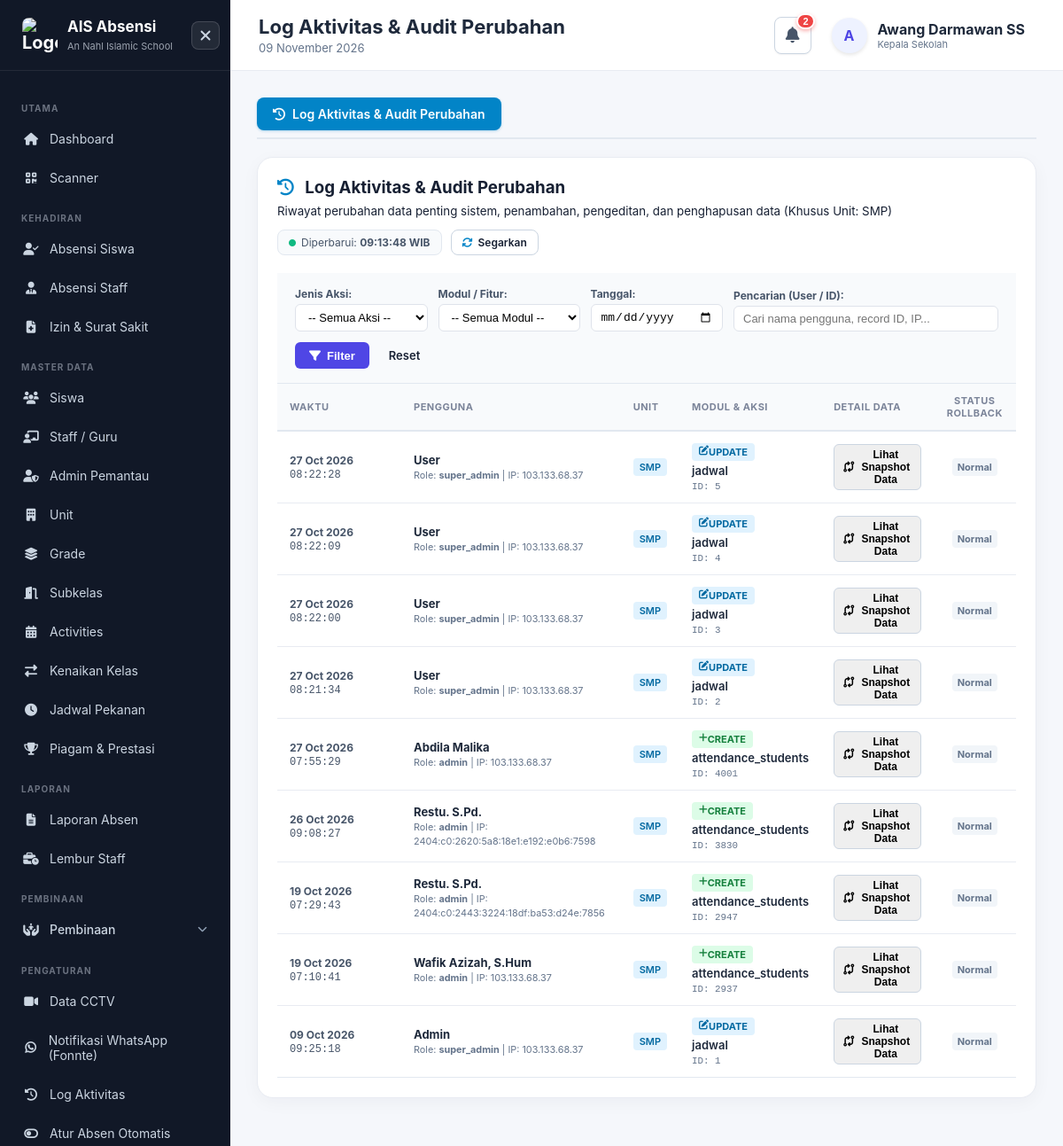
Screenshot of /kelola/audit_logs.php (signed in) with the database file from the repository.
### tables this page shows
CREATE TABLE `admin_unit_permissions` (
  `id` bigint unsigned NOT NULL AUTO_INCREMENT,
  `user_id` bigint unsigned NOT NULL,
  `unit_id` int unsigned NOT NULL,
  `created_at` timestamp NULL DEFAULT CURRENT_TIMESTAMP,
  PRIMARY KEY (`id`),
  KEY `fk_admin_unit_user` (`user_id`),
  KEY `fk_admin_unit_unit` (`unit_id`),
  CONSTRAINT `fk_admin_unit_unit` FOREIGN KEY (`unit_id`) REFERENCES `units` (`id`) ON DELETE CASCADE,
  CONSTRAINT `fk_admin_unit_user` FOREIGN KEY (`user_id`) REFERENCES `users` (`id`) ON DELETE CASCADE
);

CREATE TABLE `units` (
  `id` int unsigned NOT NULL AUTO_INCREMENT,
  `unit` varchar(255) NOT NULL,
  `created_at` timestamp NULL DEFAULT CURRENT_TIMESTAMP,
  `updated_at` timestamp NULL DEFAULT CURRENT_TIMESTAMP ON UPDATE CURRENT_TIMESTAMP,
  PRIMARY KEY (`id`)
);

CREATE TABLE `activity_audit_logs` (
  `id` bigint unsigned NOT NULL AUTO_INCREMENT,
  `user_id` bigint unsigned DEFAULT NULL,
  `username` varchar(100) NOT NULL,
  `role` varchar(50) NOT NULL,
  `unit_id` int DEFAULT NULL,
  `module` varchar(100) NOT NULL,
  `action` varchar(50) NOT NULL COMMENT 'CREATE, UPDATE, DELETE, ROLLBACK, STATUS_CHANGE',
  `table_name` varchar(100) NOT NULL,
  `record_id` bigint DEFAULT NULL,
  `description` text NOT NULL,
  `old_data` longtext,
  `new_data` longtext,
  `is_rolled_back` tinyint(1) NOT NULL DEFAULT '0',
  `is_deleted_by_superadmin` tinyint(1) NOT NULL DEFAULT '0',
  `rolled_back_at` datetime DEFAULT NULL,
  `rolled_back_by` varchar(100) DEFAULT NULL,
  `ip_address` varchar(45) DEFAULT NULL,
  `created_at` timestamp NOT NULL DEFAULT CURRENT_TIMESTAMP,
  PRIMARY KEY (`id`),
  KEY `idx_audit_user` (`user_id`),
  KEY `idx_audit_unit` (`unit_id`),
  KEY `idx_audit_module` (`module`),
  KEY `idx_audit_created` (`created_at`),
  KEY `idx_del_super` (`is_deleted_by_superadmin`)
);

### config/auth.php (called while the page is built, shortened)
<?php
if (!function_exists('currentRole')) {
    function currentRole()
    {
        return $_SESSION['role'] ?? null;
    }
}
            ?>

### config/security.php (called while the page is built, shortened)
<?php
function e($value)
{
    return htmlspecialchars(
        $value ?? '',
        ENT_QUOTES,
        'UTF-8'
    );
}

### public/kelola/audit_logs.php (the view, shortened to what this page needs)
<?php
require_once '../../config/database.php';
require_once '../../config/auth.php';
require_once '../../config/security.php';
$currentUserId = currentUserId();
$currentRole = currentRole();
$isKepsek = ($currentRole === 'kepala_sekolah');
$ksUnitId = null;
$ksUnitName = '';
if ($isKepsek) {
    $stmtKs = $pdo->prepare("
        SELECT aup.unit_id, u.unit
        FROM admin_unit_permissions aup
        JOIN units u ON u.id = aup.unit_id
        WHERE aup.user_id = ? LIMIT 1
    ");
    $stmtKs->execute([$currentUserId]);
    $ksRow = $stmtKs->fetch(PDO::FETCH_ASSOC);
    if ($ksRow) {
        $ksUnitId = (int)$ksRow['unit_id'];
        $ksUnitName = $ksRow['unit'];
    }
}
$filterUnit = (int)($_GET['unit_id'] ?? 0);
$filterDate = trim($_GET['date'] ?? '');
$searchKeyword = trim($_GET['q'] ?? '');
$whereSql = ["aal.is_deleted_by_superadmin = 0"];
$params = [];
if ($isKepsek) {
    if ($ksUnitId) {
        $whereSql[] = "aal.unit_id = ?";
        $params[] = $ksUnitId;
    } else {
        $whereSql[] = "1 = 0";
    }
} elseif ($filterUnit > 0) {
    $whereSql[] = "aal.unit_id = ?";
    $params[] = $filterUnit;
}
$whereClause = "WHERE " . implode(" AND ", $whereSql);
$page = max(1, (int)($_GET['page'] ?? 1));
$limit = 25;
$offset = ($page - 1) * $limit;
$stmtLogs = $pdo->prepare("
    SELECT aal.*, u.unit as unit_name
    FROM activity_audit_logs aal
    LEFT JOIN units u ON u.id = aal.unit_id
    {$whereClause}
    ORDER BY aal.id DESC
    LIMIT {$limit} OFFSET {$offset}
");
$stmtLogs->execute($params);
$logs = $stmtLogs->fetchAll(PDO::FETCH_ASSOC);
require '../../includes/header.php';
?>
<div style="display:flex; gap:8px; margin-bottom:20px; border-bottom:2px solid #e2e8f0; padding-bottom:8px;">
    <a href="audit_logs.php" style="display:inline-flex; align-items:center; gap:8px; padding:10px 18px; border-radius:8px; font-weight:600; font-size:14px; text-decoration:none; background:#0284c7; color:#ffffff; box-shadow:0 1px 3px rgba(2,132,199,0.3);">
        <i class="fa-solid fa-clock-rotate-left"></i> Log Aktivitas & Audit Perubahan
    </a>
</div>
<div class="card" style="margin-bottom: 24px;">
    <div class="card-header" style="display:flex; justify-content:space-between; align-items:center; flex-wrap:wrap; gap:12px;">
        <div>
            <h3 style="margin:0 0 4px 0;">
                <i class="fa-solid fa-clock-rotate-left" style="color:#0284c7; margin-right:8px;"></i> Log Aktivitas & Audit Perubahan
            </h3>
            <small class="text-muted">
                Riwayat perubahan data penting sistem, penambahan, pengeditan, dan penghapusan data
                <?= $isKepsek ? "(Khusus Unit: " . e($ksUnitName) . ")" : "(Seluruh Unit)" ?>
            </small>
        </div>
        <div style="display:flex; align-items:center; gap:10px; flex-wrap:wrap;">
            <div style="font-size:12px; color:#475569; background:#f8fafc; padding:6px 12px; border-radius:8px; border:1px solid #e2e8f0; display:inline-flex; align-items:center; gap:6px;">
                <i class="fa-solid fa-circle" style="font-size:8px; color:#10b981;"></i>
                <span>Diperbarui: <strong><?= date('H:i:s') ?> WIB</strong></span>
            </div>
            <a href="audit_logs.php<?= !empty($_SERVER['QUERY_STRING']) ? '?' . htmlspecialchars($_SERVER['QUERY_STRING']) : '' ?>" class="btn btn-light" style="font-size:12px; padding:6px 12px; border-radius:8px; display:inline-flex; align-items:center; gap:6px; border:1px solid #cbd5e1;" title="Segarkan Data Terkini">
                <i class="fa-solid fa-arrows-rotate" style="color:#0284c7;"></i> Segarkan
            </a>
        </div>
    </div>
    <div style="padding:16px 20px; background:#f8fafc; border-bottom:1px solid #e2e8f0;">
        <form method="GET" action="audit_logs.php" style="display:flex; flex-wrap:wrap; gap:12px; align-items:flex-end;">
            <div style="flex: 1; min-width: 140px;">
                <label style="font-size:12px; font-weight:700; color:#475569; display:block; margin-bottom:4px;">Jenis Aksi:</label>
                <select name="action_type" class="form-control" style="font-size:13px; padding:6px 10px; border-radius:6px; width:100%;">
                    <option value="">-- Semua Aksi --</option>
                </select>
            </div>
            <div style="flex: 1; min-width: 160px;">
                <label style="font-size:12px; font-weight:700; color:#475569; display:block; margin-bottom:4px;">Modul / Fitur:</label>
                <select name="module" class="form-control" style="font-size:13px; padding:6px 10px; border-radius:6px; width:100%;">
                    <option value="">-- Semua Modul --</option>
                </select>
            </div>
            <div style="flex: 1; min-width: 140px;">
                <label style="font-size:12px; font-weight:700; color:#475569; display:block; margin-bottom:4px;">Tanggal:</label>
                <input type="date" name="date" value="<?= e($filterDate) ?>" class="form-control" style="font-size:13px; padding:6px 10px; border-radius:6px; width:100%;">
            </div>
            <div style="flex: 2; min-width: 180px;">
                <label style="font-size:12px; font-weight:700; color:#475569; display:block; margin-bottom:4px;">Pencarian (User / ID):</label>
                <input type="text" name="q" value="<?= e($searchKeyword) ?>" placeholder="Cari nama pengguna, record ID, IP..." class="form-control" style="font-size:13px; padding:6px 10px; border-radius:6px; width:100%;">
            </div>
            <div style="display:flex; gap:8px;">
                <button type="submit" class="btn btn-primary" style="font-size:13px; padding:7px 16px; border-radius:6px;">
                    <i class="fa-solid fa-filter"></i> Filter
                </button>
                <a href="audit_logs.php" class="btn btn-light" style="font-size:13px; padding:7px 14px; border-radius:6px;">Reset</a>
            </div>
        </form>
    </div>
    <div class="table-wrapper">
        <table class="table" style="width:100%; border-collapse:collapse;">
            <thead>
                <tr style="background:#f1f5f9; text-align:left; border-bottom:2px solid #e2e8f0;">
                    <th style="padding:12px 14px; width:140px;">Waktu</th>
                    <th style="padding:12px 14px;">Pengguna</th>
                    <th style="padding:12px 14px;">Unit</th>
                    <th style="padding:12px 14px;">Modul & Aksi</th>
                    <th style="padding:12px 14px;">Detail Data</th>
                    <th style="padding:12px 14px; text-align:center;">Status Rollback</th>
                </tr>
            </thead>
            <tbody>
                <?php foreach ($logs as $log): ?>
                    <?php
                    $isRolledBack = !empty($log['is_rolled_back']);
                    $actionBadge = [
                        'CREATE' => ['bg' => '#dcfce7', 'color' => '#15803d', 'icon' => 'fa-plus', 'text' => 'CREATE'],
                        'UPDATE' => ['bg' => '#e0f2fe', 'color' => '#0369a1', 'icon' => 'fa-pen-to-square', 'text' => 'UPDATE'],
                        'DELETE' => ['bg' => '#fee2e2', 'color' => '#b91c1c', 'icon' => 'fa-trash', 'text' => 'DELETE'],
                    ][$log['action']] ?? ['bg' => '#f1f5f9', 'color' => '#475569', 'icon' => 'fa-circle-info', 'text' => $log['action']];
                    ?>
                    <tr style="border-bottom:1px solid #e2e8f0; <?= $isRolledBack ? 'background:#fafafa;' : '' ?>">
                        <td style="padding:12px 14px; font-size:12px; color:#475569; white-space:nowrap;">
                            <strong><?= date('d M Y', strtotime($log['created_at'])) ?></strong><br>
                            <span style="font-family:monospace;"><?= date('H:i:s', strtotime($log['created_at'])) ?></span>
                        </td>
                        <td style="padding:12px 14px;">
                            <div style="font-weight:700; color:#1e293b;"><?= e($log['username'] ?: 'Sistem') ?></div>
                            <small style="color:#64748b;">Role: <strong><?= e($log['role'] ?: '-') ?></strong> | IP: <?= e($log['ip_address'] ?: '-') ?></small>
                        </td>
                        <td style="padding:12px 14px;">
                            <?php if (!empty($log['unit_name'])): ?>
                                <span class="badge" style="background:#e0f2fe; color:#0369a1; font-size:11px; padding:3px 7px; border-radius:4px; font-weight:600;">
                                    <?= e($log['unit_name']) ?>
                                </span>
                            <?php else: ?>
                                <span style="font-size:12px; color:#94a3b8;">Global / Semua</span>
                            <?php endif; ?>
                        </td>
                        <td style="padding:12px 14px;">
                            <span class="badge" style="background:<?= $actionBadge['bg'] ?>; color:<?= $actionBadge['color'] ?>; font-weight:700; font-size:11px; padding:3px 8px; border-radius:4px;">
                                <i class="fa-solid <?= $actionBadge['icon'] ?>"></i> <?= $actionBadge['text'] ?>
                            </span>
                            <div style="font-weight:600; color:#1e293b; margin-top:3px; font-size:13px;">
                                <?= e($log['module'] ?: $log['table_name']) ?>
                            </div>
                            <small style="color:#64748b; font-family:monospace;">ID: <?= e($log['record_id'] ?: '-') ?></small>
                        </td>
                        <td style="padding:12px 14px;">
                            <button type="button" class="btn btn-sm btn-light"
                                    onclick="viewAuditDiff(<?= htmlspecialchars(json_encode($log), ENT_QUOTES, 'UTF-8') ?>)"
                                    style="font-size:12px; padding:4px 10px; border-radius:6px; border:1px solid #cbd5e1;">
                                <i class="fa-solid fa-code-compare"></i> Lihat Snapshot Data
                            </button>
                        </td>
                        <td style="padding:12px 14px; text-align:center;">
                            <?php if ($isRolledBack): ?>
                                <span class="badge" style="background:#fef3c7; color:#92400e; font-size:11px; padding:4px 8px; border-radius:4px; font-weight:700;">
                                    <i class="fa-solid fa-rotate-left"></i> Telah di-Rollback
                                </span>
                                <div style="font-size:10px; color:#78350f; margin-top:2px;">
                                    <?= e($log['rolled_back_by']) ?><br>
                                    <?= date('d/m/y H:i', strtotime($log['rolled_back_at'])) ?>
                                </div>
                            <?php else: ?>
                                <span class="badge" style="background:#f1f5f9; color:#64748b; font-size:11px; padding:3px 6px; border-radius:4px;">Normal</span>
                            <?php endif; ?>
                        </td>
                    </tr>
                <?php endforeach; ?>
            </tbody>
        </table>
    </div>
</div>
<?php require '../../includes/footer.php'; ?>

### assets/css/style.css (style rules this page uses)
* { box-sizing: border-box; }
:root { --primary: #4f46e5; --primary-dark: #3730a3; --bg: #f5f7fb; --card: #ffffff; --text: #172033; --muted: #7b8499; --border: #e8ebf2; --success: #16a34a; --danger: #dc2626; --warning: #d97706; --sidebar: #111827; }
body { margin: 0; font-family: Inter, Arial, sans-serif; background: var(--bg); color: var(--text); }
a { text-decoration: none; color: inherit; }
.card { background: white; border: 1px solid var(--border); border-radius: 18px; padding: 22px; box-shadow: 0 5px 20px rgba(15,23,42,.04); margin-bottom: 20px; }
.card-header { display: flex; justify-content: space-between; align-items: center; margin-bottom: 20px; }
.card-header h3 { margin: 0; }
.btn { display: inline-flex; align-items: center; justify-content: center; gap: 7px; padding: 10px 16px; border: 0; border-radius: 10px; cursor: pointer; font-size: 13px; font-weight: 600; }
.btn-primary { background: var(--primary); color: white; }
.table-wrapper { width: 100%; overflow-x: auto; }
table { width: 100%; border-collapse: collapse; min-width: 700px; }
th { text-align: left; font-size: 11px; text-transform: uppercase; letter-spacing: .5px; color: var(--muted); padding: 13px; background: #f8fafc; }
td { padding: 14px 13px; border-top: 1px solid var(--border); font-size: 13px; }
.badge { display: inline-flex; padding: 5px 9px; border-radius: 20px; font-size: 11px; font-weight: 700; }
label { font-size: 13px; font-weight: 600; }
input:not([type="checkbox"]):not([type="radio"]), select, textarea { width: 100%; padding: 12px 14px; border: 1px solid #dfe3eb; border-radius: 10px; outline: none; background: white; font-size: 13px; }
.table-wrapper { width: 100%; overflow-x: auto; -webkit-overflow-scrolling: touch; }

### rows the page displays
admin_unit_permissions: unit.unit "SMP"
activity_audit_logs: created_at "27 Oct 2026", created_at "08:22:28", username "User", role "super_admin", ip_address "103.133.68.37", unit.unit "SMP", action "UPDATE", module "jadwal", record "5", is_rolled_back "Normal"
activity_audit_logs: created_at "27 Oct 2026", created_at "08:22:09", username "User", role "super_admin", ip_address "103.133.68.37", unit.unit "SMP", action "UPDATE", module "jadwal", record "4", is_rolled_back "Normal"
activity_audit_logs: created_at "27 Oct 2026", created_at "08:22:00", username "User", role "super_admin", ip_address "103.133.68.37", unit.unit "SMP", action "UPDATE", module "jadwal", record "3", is_rolled_back "Normal"
activity_audit_logs: created_at "27 Oct 2026", created_at "08:21:34", username "User", role "super_admin", ip_address "103.133.68.37", unit.unit "SMP", action "UPDATE", module "jadwal", record "2", is_rolled_back "Normal"
activity_audit_logs: created_at "27 Oct 2026", created_at "07:55:29", username "Abdila Malika", role "admin", ip_address "103.133.68.37", unit.unit "SMP", action "CREATE", module "attendance_students", record "4001", is_rolled_back "Normal"
activity_audit_logs: created_at "26 Oct 2026", created_at "09:08:27", username "Restu. S.Pd.", role "admin", ip_address "2404:c0:2620:5a8:18e1:e192:e0b6:7598", unit.unit "SMP", action "CREATE", module "attendance_students", record "3830", is_rolled_back "Normal"
activity_audit_logs: created_at "19 Oct 2026", created_at "07:29:43", username "Restu. S.Pd.", role "admin", ip_address "2404:c0:2443:3224:18df:ba53:d24e:7856", unit.unit "SMP", action "CREATE", module "attendance_students", record "2947", is_rolled_back "Normal"
activity_audit_logs: created_at "19 Oct 2026", created_at "07:10:41", username "Wafik Azizah, S.Hum", role "admin", ip_address "103.133.68.37", unit.unit "SMP", action "CREATE", module "attendance_students", record "2937", is_rolled_back "Normal"
activity_audit_logs: created_at "09 Oct 2026", created_at "09:25:18", username "Admin", role "super_admin", ip_address "103.133.68.37", unit.unit "SMP", action "UPDATE", module "jadwal", record "1", is_rolled_back "Normal"

### other values shown
$category "UTAMA"
$item['menu_name'] "Dashboard"
$item['menu_name'] "Scanner"
$category "KEHADIRAN"
$item['menu_name'] "Absensi Siswa"
$item['menu_name'] "Absensi Staff"
$item['menu_name'] "Izin & Surat Sakit"
$category "MASTER DATA"
$item['menu_name'] "Siswa"
$item['menu_name'] "Staff / Guru"
$item['menu_name'] "Admin Pemantau"
$item['menu_name'] "Unit"
$item['menu_name'] "Grade"
$item['menu_name'] "Subkelas"
$item['menu_name'] "Activities"
